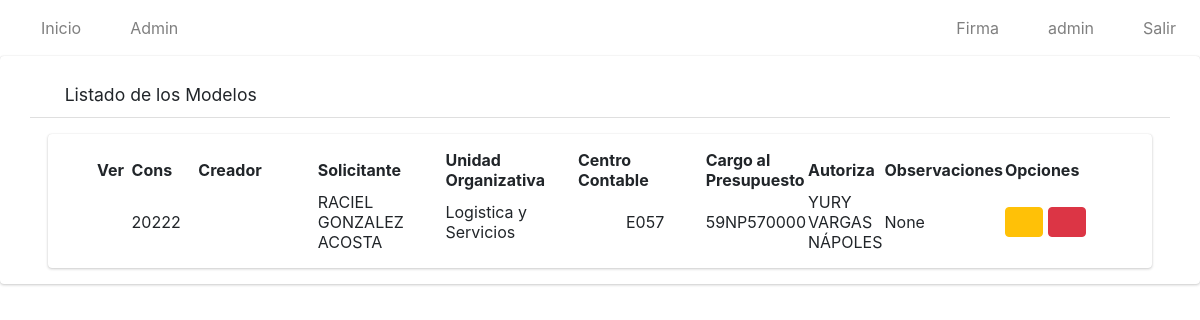
The app's page /index/listar_modelos/ (signed in), older data.
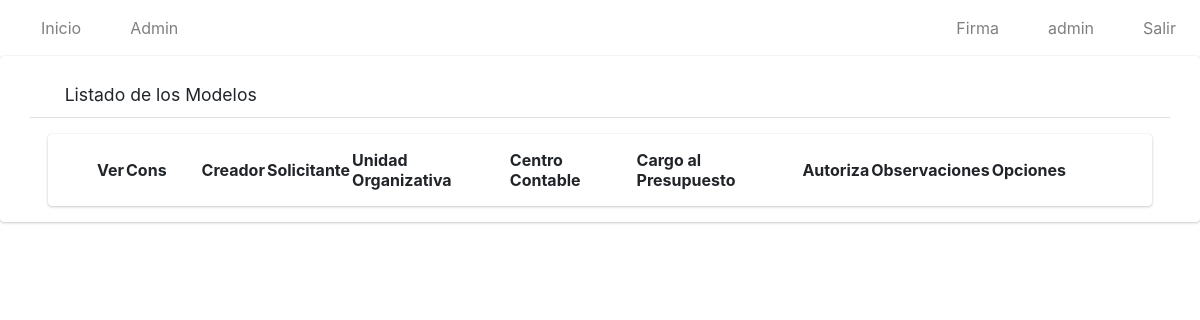
The same page, newer data.
### app/models.py (models this page shows, shortened)
class Modelo(models.Model):
    nombre=models.CharField(max_length=50)
    solicitante=models.CharField(max_length=50)
    unidad_organizativa=models.CharField(max_length=100)
    c_contable=models.CharField(max_length=4)
    consec=models.IntegerField()
    solicitudes=models.ManyToManyField(Solicitud)
    parleg=models.CharField(max_length=200, blank=True, null=True)
    autoriza=models.CharField(max_length=50)
    cargo_presupuesto=models.CharField(max_length=20)
    observaciones = models.CharField(max_length=500, blank=True, null=True)
    estado=models.CharField(max_length=10)
    cargo_autoriza=models.CharField(max_length=100)
    dependencia_autoriza=models.CharField(max_length=100)
    cargo_solicita=models.CharField(max_length=100)
    area_trabajo_solicita=models.CharField(max_length=100)
    labor=models.CharField(max_length=500, blank=True, null=True)
    fecha=models.DateField(default=date.today())

### app/views.py (the view)
# urls.py: path('listar_modelos/', ModeloListView.as_view(), name='listarMod'),
class ModeloListView(ListView):
    model = Modelo
    template_name = 'modelos/listar.html'
    @method_decorator(login_required)
    def dispatch(self, request, *args, **kwargs):
        return super().dispatch(request,*args,** kwargs)
    def get_context_data(self, **kwargs):
        context = super().get_context_data(**kwargs)
        lista_solicitantes=[]
        modelos=Modelo.objects.all()
        context['title'] = "Listado de Solicitudes"
        context['object_list'] = Modelo.objects.all().filter(estado="ok")
        return context

### app/templates/modelos/listar.html
{% extends 'base.html' %}
{% load static %}
{% block content %}
    <div class=" card card-default">
        <div class="card-header px-3 mb-3 mt-3 container">
            <h3 class="card-title">
            <i class="fas fa-search"></i>
                Listado de los Modelos
            </h3>
            </div>
        <div class="card card-body content-header mx-5 px-5">
            <table id="myTable" class="display" style="width: 100%;">
                <thead>
                    <tr>
                        <th>Ver</th>
                        <th style="width: 2cm">Cons</th>
                        <th>Creador</th>
                        <th>Solicitante</th>
                        <th>Unidad Organizativa</th>
                        <th>Centro Contable</th>
                        <th>Cargo al Presupuesto</th>
                        <th>Autoriza</th>
                        <th>Observaciones</th>
                        <th style="width: 3cm">Opciones</th>
                    </tr>
                </thead>
                <tbody>
                    {% for i in object_list %}
                    <tr>
                        <td style="width: 1cm"></td>
                        <td style="width: 20px;">2022{{i.consec}}</td>
                        <td style="width: 150px;">{{i.nombre}}</td>
                        <td style="width: 150px;">{{i.solicitante}}</td>
                        <td style="width: 150px;">{{i.unidad_organizativa}}</td>
                        <td style="width: 150px;"><div class="pl-5">{{i.c_contable}}</div></td>
                        <td>{{i.cargo_presupuesto}}</td>
                        <td>{{i.autoriza}}</td>
                        <td>{{i.observaciones}}</td>
                        <td>
{% if perms.app.view_modelo %}
<a href="{% url 'solicitudModel' i.id%}" type="button" class="btn btn-warning">
    <i class="fas fa-eye"></i>
</a>
{% endif %}
                {% if perms.app.delete_modelo %}
                <a href="#" onclick="eliminarModelo({{i.id}})" type="button" class="btn btn-danger">
                    <i class="fas fa-times-circle"></i>
                </a>
                        {% endif %}
                        </td>
                    </tr>
                    {% endfor %}
                </tbody>
            </table>
        </div>
    </div>
{% endblock %}

Row changes from the older to the newer data that the page shows:
no longer on this page (row edited): Modelo: consec "2", solicitante "RACIEL GONZALEZ ACOSTA", unidad_organizativa "Logistica y Servicios", c_contable "E057", cargo_presupuesto "59NP570000", autoriza "YURY VARGAS NÁPOLES", observaciones "None"
